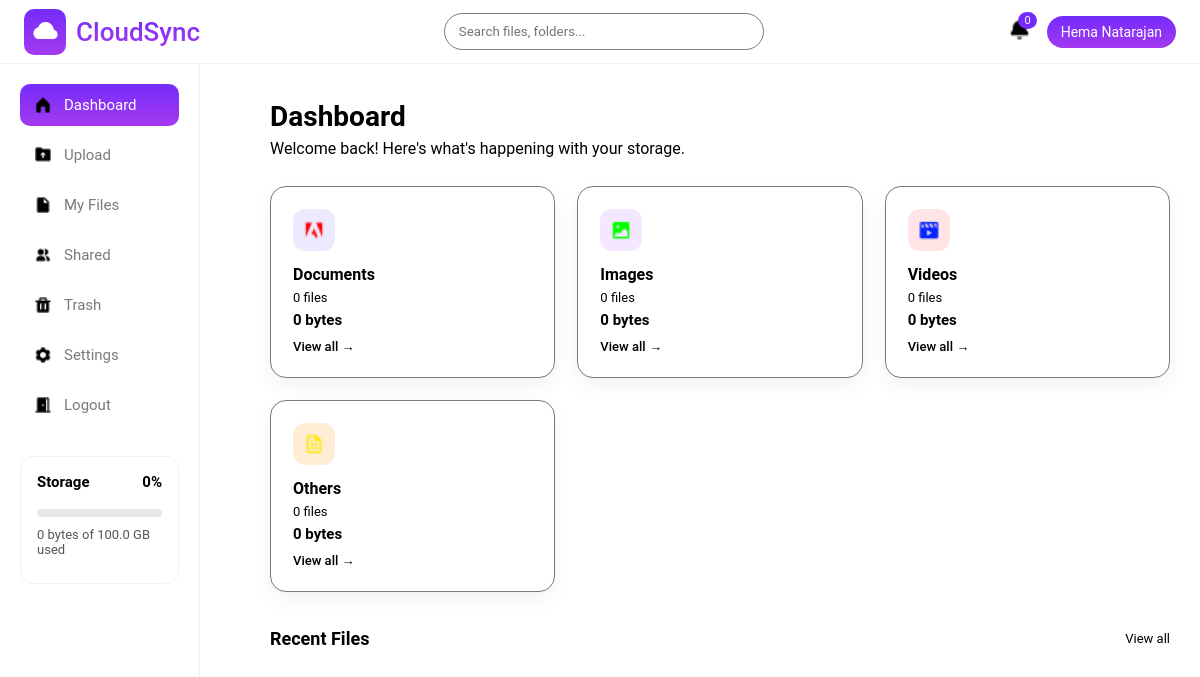
The page /user/dashboard/ (signed in) on the database as committed earlier.
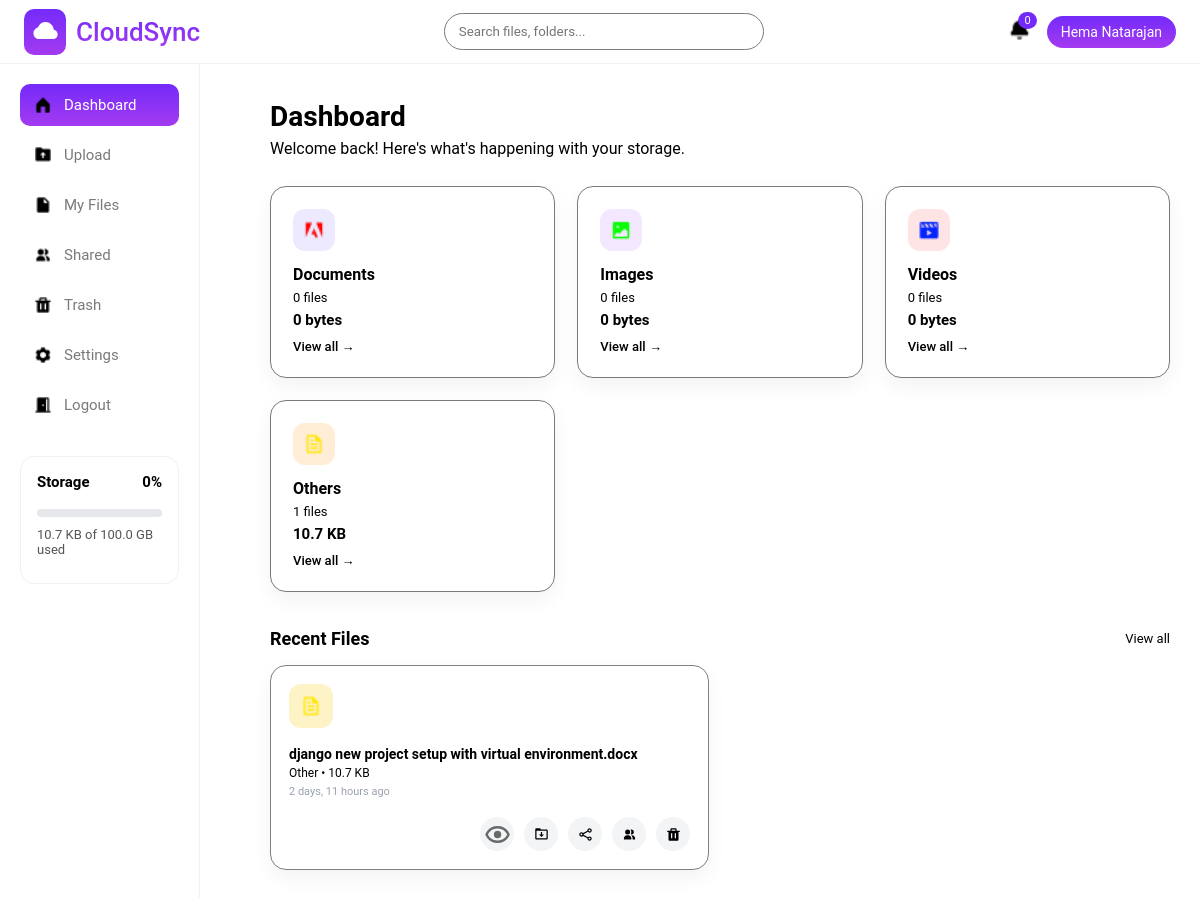
The same page on the database as committed later.
### storageapp/models.py (models this page shows, shortened)
class CloudFile(models.Model):
    FILE_TYPES = (
        ("image", "Image"),
        ("video", "Video"),
        ("document", "Document"),
        ("other", "Other"),
    )
    user = models.ForeignKey(settings.AUTH_USER_MODEL, on_delete=models.CASCADE)
    file_name = models.CharField(max_length=255)
    file_size = models.BigIntegerField()
    file_type = models.CharField(max_length=20, choices=FILE_TYPES)
    file_url = models.URLField(null=True, blank=True)
    uploaded_file = models.FileField(upload_to='cloud/',null=True)
    public_id = models.CharField(max_length=255,null=True)
    uploaded_at = models.DateTimeField(auto_now_add=True)
    is_deleted = models.BooleanField(default=False)
    deleted_at = models.DateTimeField(null=True, blank=True)

### storageapp/views.py (the view)
# urls.py: path('dashboard/', dashboard, name='dashboard'),
def dashboard(request):
    if request.user.is_authenticated and not request.user.is_superuser:
        user = request.user
        files = CloudFile.objects.filter(user=user, is_deleted=False)
        stats = {
            "document": files.filter(file_type="document"),
            "image": files.filter(file_type="image"),
            "video": files.filter(file_type="video"),
            "other": files.filter(file_type="other"),
        }
        cards = {}
        for key, qs in stats.items():
            cards[key] = {
                "count": qs.count(),
                "size": qs.aggregate(total=Sum("file_size"))["total"] or 0
            }
        recent_files = files.order_by("-uploaded_at")[:6]
        return render(request, "storageapp/dashboard.html", {
            "cards": cards,
            "recent_files": recent_files
        })
    elif request.user.is_authenticated and request.user.is_superuser:
        return redirect('storageapp:admin_dashboard')
    else:
        return redirect('accounts:signin_page')

### storageapp/context_processors.py (called while the page is built)
def storage_info(request):
    if not request.user.is_authenticated:
        return {}
    sub = UserSubscription.objects.select_related("plan").filter(user=request.user).first()
    used = (
        CloudFile.objects
        .filter(user=request.user, is_deleted=False)
        .aggregate(total=Sum("file_size"))["total"] or 0
    )
    limit = sub.plan.storage_limit
    storage_percent = min(
        int((used / limit) * 100) if limit else 0,
        100
    )
    return {
        "storage_used": used,
        "storage_limit": limit,
        "storage_percent": int((used / limit) * 100) if limit else 0,
        "current_plan": sub.plan,
        "storage_percent":storage_percent,
    }

### storageapp/templates/storageapp/dashboard.html (shortened to what the changed rows need)
{% extends 'storageapp/base.html' %}
{% load static %}
{% load humanize %}
{% block style %}
    <link rel="stylesheet" href="{% static 'css/dashboard.css' %}">
{% endblock %}
{% block content %}
<h2 class="dashboard-title">Dashboard</h2>
<div class="storage-cards">
    <div class="card">
        <div class="card-icon orange">
            <img src="{% static 'images/file.png' %}" alt="Video">
        </div>
        <h4>Others</h4>
        <p><span id="oth-count">{{ cards.other.count }}</span> files</p>
        <strong id="oth-size">{{ cards.other.size|filesizeformat }}</strong>
        <a href="{% url 'storageapp:myfiles' %}?type=other">View all →</a>
    </div>
</div>
<div class="recent-grid">
    {% for file in recent_files %}
    <div class="recent-card" id="file-{{ file.id }}" data-name="{{ file.file_name|lower }}">
        <div class="recent-icon {{ file.file_type }}">
            {% if file.file_type == "image" %}
                <img src="{% static 'images/image.png' %}" alt="Image">
            {% elif file.file_type == "video" %}
                <img src="{% static 'images/video.png' %}" alt="Video">
            {% elif file.file_type == "document" %}
                <img src="{% static 'images/adobe.png' %}" alt="Document">
            {% else %}
                <img src="{% static 'images/file.png' %}" alt="Other">
            {% endif %}
        </div>
        <div class="recent-info">
            <h5>{{ file.file_name }}</h5>
            <p>
                {{ file.file_type|capfirst }} • {{ file.file_size|filesizeformat }}
            </p>
            <small>{{ file.uploaded_at|naturaltime }}</small>
        </div>
        <div class="recent-actions">
            {% if file.file_type == "other" %}
            <a href="{{ file.file_url }}" target="_blank" class="icon-btn">
                <img src="{% static 'images/hidepassword_icon.png' %}" alt="">
            </a>
            {% endif %}
            <a href="{% url 'storageapp:download_file' file.id %}"
            class="icon-btn download"
            title="Download">
                <img src="{% static 'images/download.png' %}" alt="">
            </a>
            <a href="javascript:void(0)"
                title="Share"
                class="icon-btn"
                onclick="openShareModal('{{ file.file_url }}')">
                    <img src="{% static 'images/shareicon.png' %}" alt="Share">
            </a>
            <button class="icon-btn share"
                title="Give access"
                    onclick="shareFile('{{ file.id }}')">
                <img src="{% static 'images/share.png' %}">
            </button>
            <button
                class="icon-btn trash"
                title="Move to Trash"
                onclick="moveToTrash('{{ file.id }}')">
                <img src="{% static 'images/trash.png' %}" alt="">
            </button>
        </div>
    </div>
    {% endfor %}
</div>
{% endblock %}

### storageapp/templates/storageapp/base.html (shortened to what this page needs)
{% load static %}
<!DOCTYPE html>
<html lang="en">
<head>
    <link rel="stylesheet" href="{% static 'css/common.css' %}">
    <link rel="stylesheet" href="{% static 'css/base.css' %}">
    {% block style %}
    {% endblock %}
</head>
<body>
<div class="header">
    <div class="logoarea">
        <div class="logoimage">
            <img src="{% static 'images/cloud.png' %}" alt="logoimage">
        </div>
        <div class="logotext">CloudSync</div>
    </div>
    {% if request.resolver_match.url_name == 'dashboard' or request.resolver_match.url_name == 'shared_files' or request.resolver_match.url_name == 'myfiles' %}
    <form onsubmit="return false;" class="global-search">
        <div class="search-box">
        <input
            type="text"
            id="globalSearchInput"
            placeholder="Search files, folders..."
        >
        </div>
    </form>
    {% endif %}
    <div class="header-right">
        <div class="notification"><img src="{% static 'images/bell.png' %}" alt="" srcset=""><span>0</span></div>
        <div class="user-pill">{{ request.user.first_name|default:request.user.username }}</div>
    </div>
</div>
<div class="sidebar">
    <a href="{% url 'storageapp:dashboard' %}" class="nav-item {% if request.resolver_match.url_name == 'dashboard' %}active{% endif %}"><img src="{% static 'images/dashboard.png' %}" alt=""> Dashboard</a>
    <a href="{% url 'storageapp:upload_page' %}" class="nav-item {% if request.resolver_match.url_name == 'upload_page' %}active{% endif %}"><img src="{% static 'images/upload.png' %}" alt=""> Upload</a>
    <a href="{% url 'storageapp:myfiles' %}" class="nav-item {% if request.resolver_match.url_name == 'myfiles' %}active{% endif %}"><img src="{% static 'images/myfile.png' %}" alt=""> My Files</a>
    <a href="{% url 'storageapp:shared_files' %}" class="nav-item {% if request.resolver_match.url_name == 'shared_files' %}active{% endif %}"><img src="{% static 'images/share.png' %}" alt=""> Shared</a>
    <a href="{% url 'storageapp:trash' %}" class="nav-item {% if request.resolver_match.url_name == 'trash' %}active{% endif %}"><img src="{% static 'images/trash.png' %}" alt=""> Trash</a>
    <a href="{% url 'storageapp:settings_page' %}" class="nav-item {% if request.resolver_match.url_name == 'settings' %}active{% endif %}"><img src="{% static 'images/settings.png' %}" alt=""> Settings</a>
    <a href="{% url 'accounts:user_logout' %}" class="nav-item"><img src="{% static 'images/logout.png' %}" alt=""> Logout</a>
    <div class="storage-box">
        <div style="display:flex;justify-content:space-between">
            <strong>Storage</strong>
            <strong>{{ storage_percent }}%</strong>
        </div>
        <div class="progressbar">
        </div>
        <p>
            {{ storage_used|filesizeformat }}
            of
            {{ storage_limit|filesizeformat }}
            used
        </p>
    </div>
</div>
<div class="main">
    {% block content %}
    {% endblock %}
</div>
</body>
</html>

Rows that differ between the two databases and show on the page:
added CloudFile: file_name "django new project setup with virtual environment.docx", file_type "Other", file_size|filesizeformat "10.7 KB", uploaded_at "2 days, 11 hours ago"
Other text that changed with them:
{{ storage_used|filesizeformat }}: "0 bytes" → "10.7 KB"
{{ cards.other.count }}: "0" → "1"
{{ cards.other.size|filesizeformat }}: "0 bytes" → "10.7 KB"
